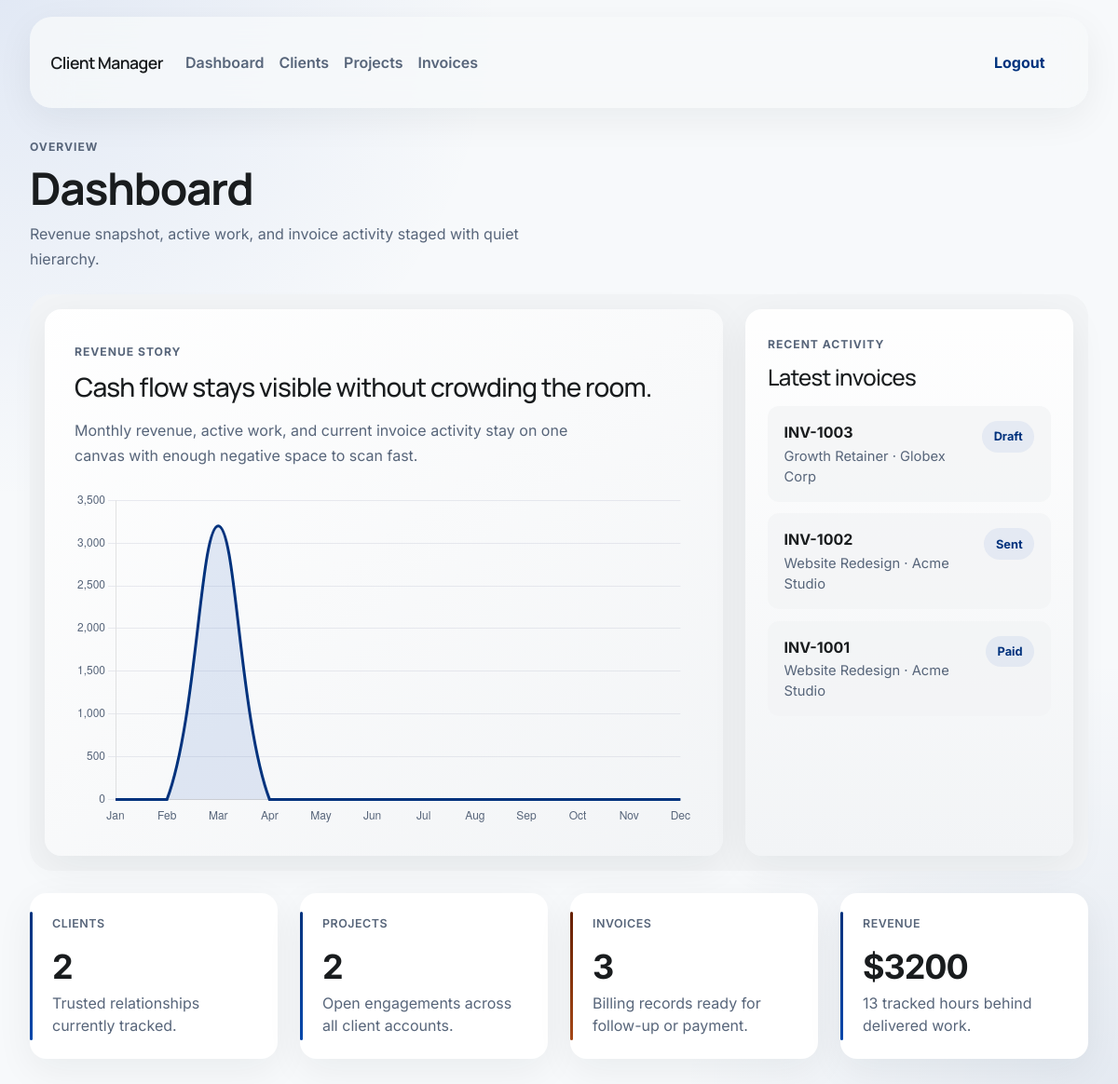
The page /dashboard/ (signed in) on the database its author committed.
### core/models.py (models this page shows, shortened)
class Invoice(models.Model):
    class Status(models.TextChoices):
        DRAFT = "draft", "Draft"
        SENT = "sent", "Sent"
        PAID = "paid", "Paid"
        OVERDUE = "overdue", "Overdue"
    project = models.ForeignKey(Project, on_delete=models.CASCADE, related_name="invoices")
    number = models.CharField(max_length=50, unique=True)
    amount = models.DecimalField(max_digits=10, decimal_places=2)
    status = models.CharField(max_length=20, choices=Status.choices, default=Status.DRAFT)
    pdf_file = models.FileField(upload_to="invoices/pdfs/", blank=True)
    sent_date = models.DateField(null=True, blank=True)
    created_at = models.DateTimeField(auto_now_add=True)
    class Meta:
        ordering = ["-created_at"]

class Project(models.Model):
    class Status(models.TextChoices):
        PLANNING = "planning", "Planning"
        ACTIVE = "active", "Active"
        ON_HOLD = "on_hold", "On hold"
        COMPLETED = "completed", "Completed"
    client = models.ForeignKey(Client, on_delete=models.CASCADE, related_name="projects")
    title = models.CharField(max_length=255)
    status = models.CharField(max_length=20, choices=Status.choices, default=Status.PLANNING)
    deadline = models.DateField()
    budget = models.DecimalField(max_digits=10, decimal_places=2, default=Decimal("0.00"))
    created_at = models.DateTimeField(auto_now_add=True)
    class Meta:
        ordering = ["deadline", "title"]

class Client(models.Model):
    name = models.CharField(max_length=255)
    email = models.EmailField(unique=True)
    company = models.CharField(max_length=255)
    phone = models.CharField(max_length=50)
    created_at = models.DateTimeField(auto_now_add=True)
    class Meta:
        ordering = ["name"]

### core/views.py (the view)
# urls.py: path("dashboard/", views.DashboardView.as_view(), name="dashboard"),
class DashboardView(LoginRequiredMixin, TemplateView):
    template_name = "core/dashboard.html"
    def get_context_data(self, **kwargs):
        context = super().get_context_data(**kwargs)
        paid_invoices = Invoice.objects.filter(status=Invoice.Status.PAID)
        monthly_revenue = (
            paid_invoices.annotate(month=ExtractMonth("sent_date"))
            .values("month")
            .annotate(total=Sum("amount"))
            .order_by("month")
        )
        month_lookup = {item["month"]: float(item["total"] or 0) for item in monthly_revenue if item["month"]}
        labels = ["Jan", "Feb", "Mar", "Apr", "May", "Jun", "Jul", "Aug", "Sep", "Oct", "Nov", "Dec"]
        revenue_data = [month_lookup.get(index, 0) for index in range(1, 13)]
        total_revenue = paid_invoices.aggregate(total=Sum("amount"))["total"] or Decimal("0.00")
        context.update(
            {
                "client_count": Client.objects.count(),
                "project_count": Project.objects.count(),
                "invoice_count": Invoice.objects.count(),
                "time_entry_hours": Project.objects.aggregate(total=Sum("time_entries__hours"))["total"] or Decimal("0.00"),
                "total_revenue": total_revenue,
                "recent_invoices": Invoice.objects.select_related("project", "project__client")[:5],
                "chart_labels": json.dumps(labels),
                "chart_data": json.dumps(revenue_data),
            }
        )
        return context

### templates/core/dashboard.html (shortened to what this page needs)
{% extends "base.html" %}
{% block content %}
<section class="page-header">
    <div class="page-heading">
        <span class="page-eyebrow">Overview</span>
        <h1 class="page-title">Dashboard</h1>
        <p class="page-subtitle">Revenue snapshot, active work, and invoice activity staged with quiet hierarchy.</p>
    </div>
</section>
<section class="panel hero-panel mb-4">
    <div class="row g-4 hero-grid">
        <div class="col-lg-8">
            <div class="panel-inset hero-main">
                <span class="page-eyebrow">Revenue Story</span>
                <h2 class="h3 mb-3">Cash flow stays visible without crowding the room.</h2>
                <p class="page-subtitle mb-4">Monthly revenue, active work, and current invoice activity stay on one canvas with enough negative space to scan fast.</p>
                <div class="chart-shell">
                    <canvas id="revenueChart"></canvas>
                </div>
            </div>
        </div>
        <div class="col-lg-4">
            <div class="panel-inset hero-side">
                <span class="page-eyebrow">Recent Activity</span>
                <h2 class="h4 mb-3">Latest invoices</h2>
                <div class="list-stack">
                    {% for invoice in recent_invoices %}
                        <a href="{% url 'invoice_detail' invoice.pk %}" class="list-item">
                            <div class="d-flex justify-content-between align-items-start gap-3">
                                <div>
                                    <span class="item-title">{{ invoice.number }}</span>
                                    <span class="item-subtitle">{{ invoice.project.title }} · {{ invoice.project.client.company }}</span>
                                </div>
                                <span class="status-badge">{{ invoice.get_status_display }}</span>
                            </div>
                        </a>
                    {% empty %}
                        <p class="muted-copy mb-0">No invoices yet.</p>
                    {% endfor %}
                </div>
            </div>
        </div>
    </div>
</section>
<section class="row g-4">
    <div class="col-md-6 col-xl-3">
        <div class="stat-card status-pillar">
            <p class="stat-label">Clients</p>
            <p class="stat-value text-numeric">{{ client_count }}</p>
            <p class="stat-note">Trusted relationships currently tracked.</p>
        </div>
    </div>
    <div class="col-md-6 col-xl-3">
        <div class="stat-card status-pillar">
            <p class="stat-label">Projects</p>
            <p class="stat-value text-numeric">{{ project_count }}</p>
            <p class="stat-note">Open engagements across all client accounts.</p>
        </div>
    </div>
    <div class="col-md-6 col-xl-3">
        <div class="stat-card status-pillar status-warm">
            <p class="stat-label">Invoices</p>
            <p class="stat-value text-numeric">{{ invoice_count }}</p>
            <p class="stat-note">Billing records ready for follow-up or payment.</p>
        </div>
    </div>
    <div class="col-md-6 col-xl-3">
        <div class="stat-card status-pillar">
            <p class="stat-label">Revenue</p>
            <p class="stat-value text-numeric">${{ total_revenue }}</p>
            <p class="stat-note">{{ time_entry_hours }} tracked hours behind delivered work.</p>
        </div>
    </div>
</section>
{% endblock %}
{% block extra_js %}
<script>
    const ctx = document.getElementById("revenueChart");
    new Chart(ctx, {
        type: "line",
        data: {
            labels: {{ chart_labels|safe }},
            datasets: [{
                label: "Paid revenue",
                data: {{ chart_data|safe }},
                borderColor: "#00327d",
                backgroundColor: "rgba(37, 89, 189, 0.12)",
                fill: true,
                tension: 0.35,
                pointRadius: 0,
                pointHoverRadius: 5
            }]
        },
        options: {
            responsive: true,
            maintainAspectRatio: false,
            plugins: {
                legend: {
                    display: false
                }
            },
            scales: {
                x: {
                    grid: {
                        display: false
                    },
                    ticks: {
                        color: "#57657a"
                    }
                },
                y: {
                    beginAtZero: true,
                    grid: {
                        color: "rgba(195, 198, 213, 0.35)"
                    },
                    ticks: {
                        color: "#57657a"
                    }
                }
            }
        }
    });
</script>
{% endblock %}

### templates/base.html (shortened to what this page needs)
{% load static %}
<!doctype html>
<html lang="en">
<head>
    <link href="https://cdn.jsdelivr.net/npm/bootstrap@5.3.3/dist/css/bootstrap.min.css" rel="stylesheet">
    <link rel="stylesheet" href="{% static 'css/styles.css' %}">
</head>
<body>
    <nav class="navbar navbar-expand-lg app-navbar sticky-top">
        <div class="container-fluid">
            <a class="navbar-brand fw-semibold" href="{% url 'dashboard' %}">Client Manager</a>
            <div class="collapse navbar-collapse" id="navMenu">
                {% if request.user.is_authenticated %}
                    <ul class="navbar-nav me-auto mb-2 mb-lg-0">
                        <li class="nav-item"><a class="nav-link" href="{% url 'dashboard' %}">Dashboard</a></li>
                        <li class="nav-item"><a class="nav-link" href="{% url 'client_list' %}">Clients</a></li>
                        <li class="nav-item"><a class="nav-link" href="{% url 'project_list' %}">Projects</a></li>
                        <li class="nav-item"><a class="nav-link" href="{% url 'invoice_list' %}">Invoices</a></li>
                    </ul>
                    <form class="d-flex" method="post" action="{% url 'logout' %}">
                        <button class="app-button-tertiary" type="submit">Logout</button>
                    </form>
                {% endif %}
            </div>
        </div>
    </nav>
    <main class="app-shell">
        <div class="page-wrap">
        {% block content %}{% endblock %}
        </div>
    </main>
    {% block extra_js %}{% endblock %}
</body>
</html>

### rows shown on the page
Invoice: number "INV-1003", project "Growth Retainer", project.client.company "Globex Corp", status "Draft"
Invoice: number "INV-1002", project "Website Redesign", project.client.company "Acme Studio", status "Sent"
Invoice: number "INV-1001", project "Website Redesign", project.client.company "Acme Studio", status "Paid"

### other values the page prints
{{ client_count }} "2"
{{ project_count }} "2"
{{ invoice_count }} "3"
{{ total_revenue }} "3200"
{{ time_entry_hours }} "13"
chart data {{ chart_labels|safe }} ["Jan", "Feb", "Mar", "Apr", "May", "Jun", "Jul", "Aug", "Sep", "Oct", "Nov", "Dec"]
chart data {{ chart_data|safe }} [0, 0, 3200.0, 0, 0, 0, 0, 0, 0, 0, 0, 0]
